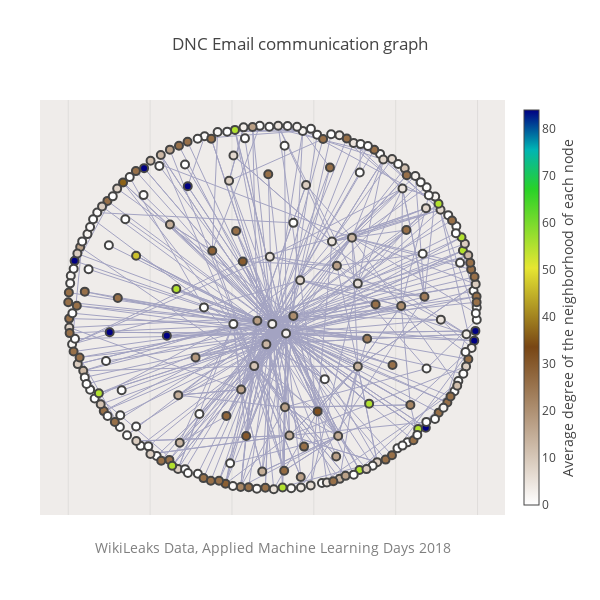

Notebook cell for this chart:
### Code cell
from plotly.offline import download_plotlyjs, init_notebook_mode, plot, iplot #offline mode of plotly without an account
init_notebook_mode(connected=True) #enabling plotting inside the notebook
import plotly
import plotly.plotly as py
from plotly.graph_objs import *
width=600
height=600
axis=dict(showline=False, # hide axis line, grid, ticklabels and  title
          zeroline=False,
          showgrid=False,
          showticklabels=False,
          title='' 
          )
layout=Layout(title= 'DNC Email communication graph',
    font= Font(),
    showlegend=False,
    autosize=False,
    width=width,
    height=height,
    xaxis=dict(
        title='WikiLeaks Data, Applied Machine Learning Days 2018',
        titlefont=dict(
        size=14,
        color='#7f7f7f'),
        showline=False,
        showticklabels=False,
        zeroline=False
    ),
    yaxis=YAxis(axis),
    margin=Margin(
        l=40,
        r=40,
        b=85,
        t=100,
        pad=0,
       
    ),
    hovermode='closest',
    plot_bgcolor='#EFECEA', #set background color            
    )


data=Data([trace1, trace2])

fig = Figure(data=data, layout=layout)
plotly.offline.iplot(fig)

### Figure 1 — Plotly figure (JSON) as saved in the notebook; plotly's stock layout.template omitted (floating-point values rounded to 4 significant figures; data arrays with more than 128 entries replaced by an {"elided": "..."} marker saying what was removed)
{"data": [{"hoverinfo": "none", "line": {"color": "#a3a3c2", "width": 1}, "mode": "lines", "type": "scatter", "x": {"elided": "1563 float values"}, "y": {"elided": "1563 float values"}}, {"hoverinfo": "text", "marker": {"color": {"elided": "242 float values"}, "colorbar": {"thickness": 15, "title": "Average degree of the neighborhood of each node", "titleside": "right", "xanchor": "left"}, "colorscale": "Earth", "line": {"width": 2}, "reversescale": true, "showscale": true, "size": 8}, "mode": "markers", "name": "", "opacity": 1, "text": {"elided": "242 str values"}, "type": "scatter", "x": {"elided": "242 float values"}, "y": {"elided": "242 float values"}}], "layout": {"autosize": false, "font": {}, "height": 600, "hovermode": "closest", "margin": {"b": 85, "l": 40, "pad": 0, "r": 40, "t": 100}, "plot_bgcolor": "#EFECEA", "showlegend": false, "title": "DNC Email communication graph", "width": 600, "xaxis": {"showline": false, "showticklabels": false, "title": "WikiLeaks Data, Applied Machine Learning Days 2018", "titlefont": {"color": "#7f7f7f", "size": 14}, "zeroline": false}, "yaxis": {"showgrid": false, "showline": false, "showticklabels": false, "title": "", "zeroline": false}}}
